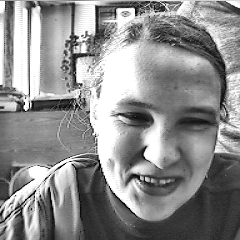
%> input picture diploma/2007/Система online контроля доступа конечного пользователя - Дурнов Денис - РК9-101/sources/work/Select_eyes/C.tif, 240 x 240 px
$ octave --eval "result = ddk_grad(imread('C.tif'));"   (GNU Octave 9; MATLAB toolbox functions it lacks are replaced by stand-ins)
%> lines starting %> are read from the running program, lines starting %| are printed output that depends on the picture
function I1 = ddk_grad(Im)
% [6 lines of commented-out code are left out]

hy  = fspecial('sobel');
hx  = hy';

Iy  = imfilter(double(Im), hy, 'replicate');
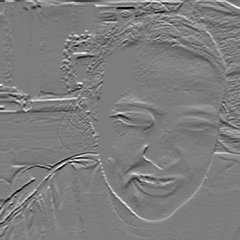
%> Iy: size 240x240 double; min -876, max 911, mean 4; drawn with min black and max white
Ix  = imfilter(double(Im), hx, 'replicate');
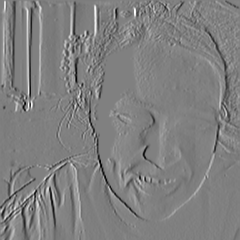
%> Ix: size 240x240 double; min -1008, max 1000, mean 0.8; drawn with min black and max white
I   = sqrt(Ix.^2+Iy.^2);
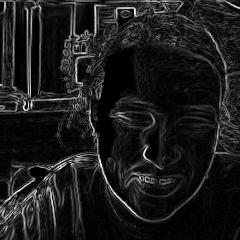
%> I: size 240x240 double; min 0, max 1058.5, mean 117.8; drawn with min black and max white
[n, m] = size(I);
%> n = 240; m = 240

if (n < 50) & (m < 50)
    I1  = mat2gray(I);
else
    I1  = uint8(I);
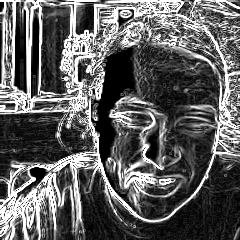
%> I1: size 240x240 uint8; min 0, max 255, mean 95.6
end

imwrite(I1, '_temp.tif');
%figure, imshow(I,[]), title('Значение градиента');
%figure, imshow(I1,[]), title('Градиент');
%figure, surf(double(I1)), shading flat;
%figure, surf(I), shading flat;

$ run again, on diploma/2007/Система online контроля доступа конечного пользователя - Дурнов Денис - РК9-101/sources/work/Select_eyes/Fnew.tif
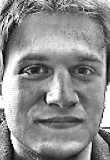
%> input picture diploma/2007/Система online контроля доступа конечного пользователя - Дурнов Денис - РК9-101/sources/work/Select_eyes/Fnew.tif, 110 x 160 px
%> in ddk_grad, `I   = sqrt(Ix.^2+Iy.^2);`:
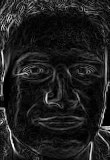
%> I: size 160x110 double; min 0, max 1034.5, mean 126.7; drawn with min black and max white
%> in ddk_grad, `I1  = uint8(I);`:
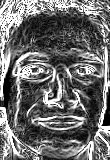
%> I1: size 160x110 uint8; min 0, max 255, mean 108.8
